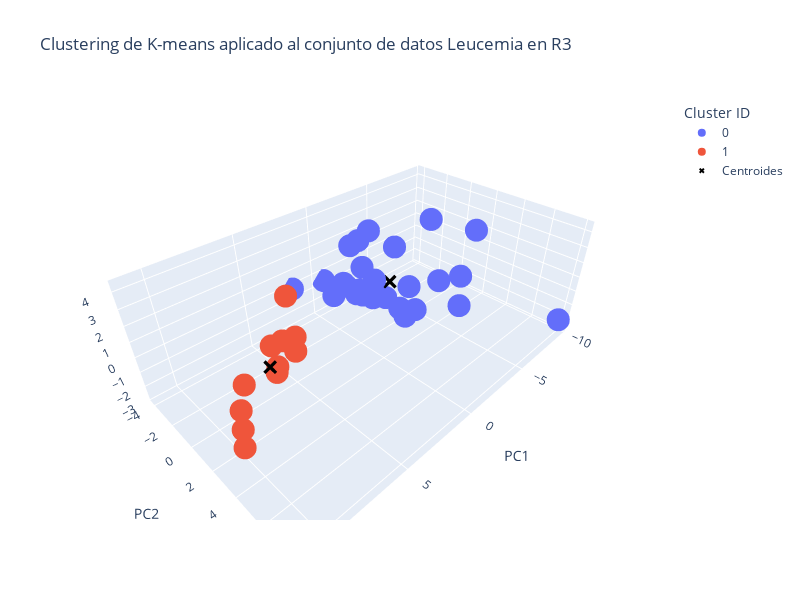

The code cell stored with this chart in its notebook:
### Code cell
pca_3d = PCA(n_components=3)
X_pca_3d = pca_3d.fit_transform(x_scaled)

# Aplicar K-means con 2 clusters al conjunto de datos reducido a 3 dimensiones
kmeans = KMeans(n_clusters=2, random_state=0)
kmeans_labels = kmeans.fit_predict(X_pca_3d)

# Crear un DataFrame con los datos reducidos y las etiquetas de clustering
dataset_pca_3d = pd.DataFrame(X_pca_3d, columns=['PC1', 'PC2', 'PC3'])
dataset_pca_3d['Cluster'] = kmeans_labels.astype(str)  # Convertir a string para mejorar la visualización de colores categóricos

# Crear una visualización 3D de los datos y los clusters
fig = px.scatter_3d(dataset_pca_3d, x='PC1', y='PC2', z='PC3', color='Cluster',
                    title='Clustering de K-means aplicado al conjunto de datos Leucemia en R3',
                    labels={'Cluster': 'Cluster ID'}, width=800, height=600)

# Añadir los centroides de los clusters al gráfico
centroids = pd.DataFrame(kmeans.cluster_centers_, columns=['PC1', 'PC2', 'PC3'])
fig.add_scatter3d(x=centroids['PC1'], y=centroids['PC2'], z=centroids['PC3'], mode='markers',
                  marker=dict(size=5, color='black', symbol='x'), name='Centroides')

fig.update_layout(legend_title_text='Cluster ID')
fig.show()

### Figure 1 — Plotly figure (JSON) as saved in the notebook; plotly's stock layout.template omitted (floating-point values rounded to 4 significant figures)
{"data": [{"hovertemplate": "Cluster ID=0<br>PC1=%{x}<br>PC2=%{y}<br>PC3=%{z}<extra></extra>", "legendgroup": "0", "marker": {"color": "#636efa", "symbol": "circle"}, "mode": "markers", "name": "0", "scene": "scene", "showlegend": true, "type": "scatter3d", "x": [-3.836, -0.3296, -4.331, -2.817, -2.725, -2.446, -1.157, -1.668, -6.146, -1.262, -3.623, 1.867, -5.444, -1.7, -5.911, -4.208, -4.322, -1.172, -1.823, -9.523, -4.026, -0.6081, -2.109, -3.767, -0.03257, -2.903, -1.867], "y": [-0.3069, -0.1756, 1.43, -0.6393, 1.146, -1.809, -1.6, -1.566, 3.373, -2.209, -0.7216, -4.152, 1.505, -0.5438, 2.939, 0.09807, 3.87, -2.556, -2.102, 8.027, -0.1552, -4.147, -2.406, 1.075, -2.481, -1.9, -3.639], "z": [-2.444, 2.21, 4.397, -1.27, -1.785, 3.201, -0.6477, -0.9692, 3.76, 2.485, 2.068, -0.07221, -0.1956, 0.5989, -1.66, -0.7228, 1.643, -0.5215, -0.9011, -2.022, -2.832, -0.5486, 2.447, -1.834, -0.6724, -1.923, -1.092]}, {"hovertemplate": "Cluster ID=1<br>PC1=%{x}<br>PC2=%{y}<br>PC3=%{z}<extra></extra>", "legendgroup": "1", "marker": {"color": "#EF553B", "symbol": "circle"}, "mode": "markers", "name": "1", "scene": "scene", "showlegend": true, "type": "scatter3d", "x": [5.126, 6.209, 10.15, 5.616, 5.924, 8.726, 6.716, 2.989, 10.93, 9.765, 5.74], "y": [0.438, 0.1183, 3.036, -0.06598, 1.552, 1.051, 0.8246, -3.277, 4.592, 2.407, -1.031], "z": [0.5301, -1.052, -0.4846, 0.2679, 0.7005, -0.0472, -0.6733, 0.3409, 0.2973, -0.02084, -0.5556]}, {"marker": {"color": "black", "size": 5, "symbol": "x"}, "mode": "markers", "name": "Centroides", "type": "scatter3d", "x": [-2.885, 7.081], "y": [-0.3572, 0.8769], "z": [0.02581, -0.06336]}], "layout": {"height": 600, "legend": {"title": {"text": "Cluster ID"}, "tracegroupgap": 0}, "scene": {"domain": {"x": [0, 1], "y": [0, 1]}, "xaxis": {"title": {"text": "PC1"}}, "yaxis": {"title": {"text": "PC2"}}, "zaxis": {"title": {"text": "PC3"}}}, "title": {"text": "Clustering de K-means aplicado al conjunto de datos Leucemia en R3"}, "width": 800}}
